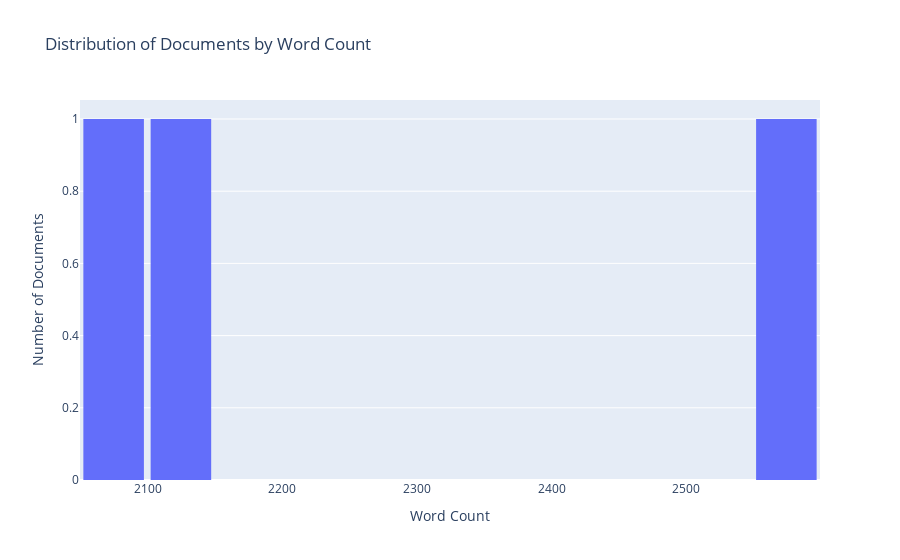
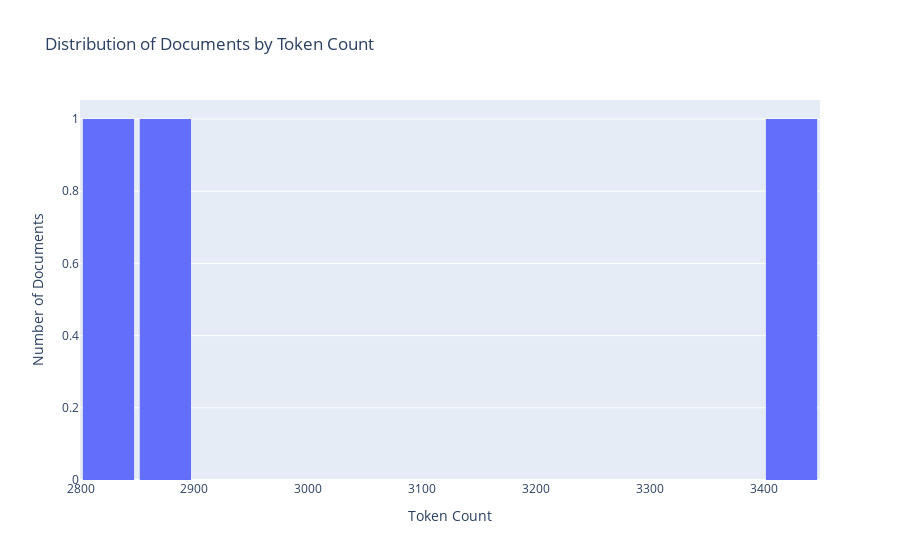
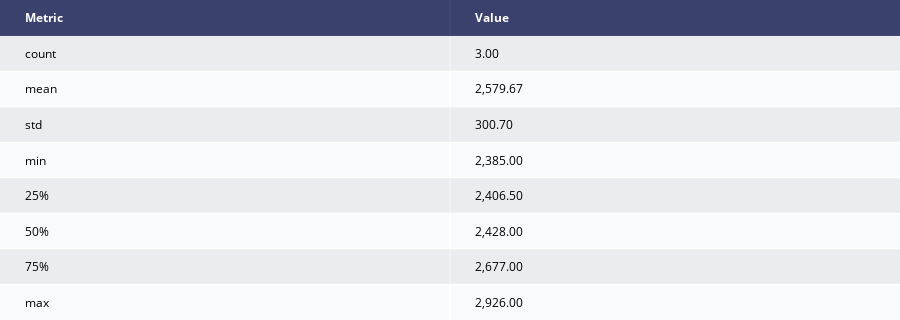
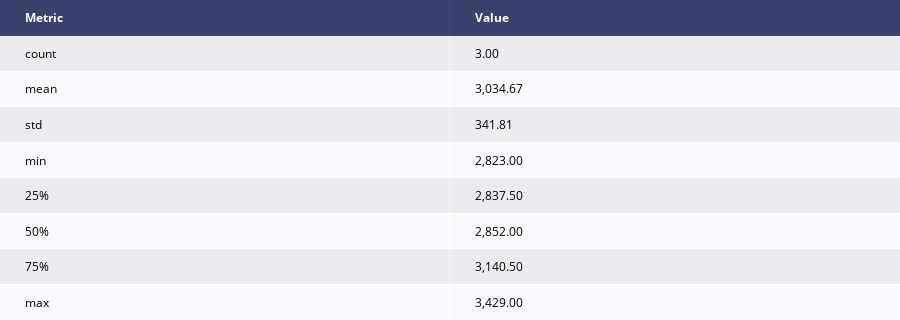

The cell these charts' notebook holds for them, in order:
### Markdown cell above
## Teaching staff stats after cleaning

### Code cell
du.histogram_word_count_multiple_docs(cleaned_maininfo)
du.histogram_token_count_multiple_docs(cleaned_maininfo)
du.generate_document_statistics_by_word_count(cleaned_maininfo)
du.generate_document_statistics_by_tokens(cleaned_maininfo)
du.bar_plot_word_frequency(cleaned_maininfo, top_n=20)
du.bar_plot_ngram_frequency(cleaned_maininfo, n=2, top_n=20)

### Figure 1 — Plotly figure (JSON) as saved in the notebook; plotly's stock layout.template omitted (floating-point values rounded to 4 significant figures)
{"data": [{"bingroup": "x", "hovertemplate": "Word Count=%{x}<br>count=%{y}<extra></extra>", "legendgroup": "", "marker": {"color": "#636efa", "pattern": {"shape": ""}}, "name": "", "nbinsx": 10, "orientation": "v", "showlegend": false, "type": "histogram", "x": [2130, 2083, 2564], "xaxis": "x", "yaxis": "y"}], "layout": {"bargap": 0.1, "barmode": "relative", "legend": {"tracegroupgap": 0}, "title": {"text": "Distribution of Documents by Word Count"}, "xaxis": {"anchor": "y", "domain": [0, 1], "title": {"text": "Word Count"}}, "yaxis": {"anchor": "x", "domain": [0, 1], "title": {"text": "Number of Documents"}}}}

### Figure 2 — Plotly figure (JSON) as saved in the notebook; plotly's stock layout.template omitted (floating-point values rounded to 4 significant figures)
{"data": [{"bingroup": "x", "hovertemplate": "Token Count=%{x}<br>count=%{y}<extra></extra>", "legendgroup": "", "marker": {"color": "#636efa", "pattern": {"shape": ""}}, "name": "", "nbinsx": 15, "orientation": "v", "showlegend": false, "type": "histogram", "x": [2852, 2823, 3429], "xaxis": "x", "yaxis": "y"}], "layout": {"bargap": 0.1, "barmode": "relative", "legend": {"tracegroupgap": 0}, "title": {"text": "Distribution of Documents by Token Count"}, "xaxis": {"anchor": "y", "domain": [0, 1], "title": {"text": "Token Count"}}, "yaxis": {"anchor": "x", "domain": [0, 1], "title": {"text": "Number of Documents"}}}}

### Figure 3 — Plotly figure (JSON) as saved in the notebook; plotly's stock layout.template omitted (floating-point values rounded to 4 significant figures)
{"data": [{"colorscale": [[0, "#00083e"], [0.5, "#ededee"], [1, "#ffffff"]], "hoverinfo": "none", "opacity": 0.75, "showscale": false, "type": "heatmap", "z": [[0, 0], [0.5, 0.5], [1, 1], [0.5, 0.5], [1, 1], [0.5, 0.5], [1, 1], [0.5, 0.5], [1, 1]]}], "layout": {"annotations": [{"align": "center", "font": {"color": "#ffffff"}, "showarrow": false, "text": "<b>Metric</b>", "x": -0.45, "xanchor": "left", "xref": "x", "y": 0, "yref": "y"}, {"align": "center", "font": {"color": "#ffffff"}, "showarrow": false, "text": "<b>Value</b>", "x": 0.55, "xanchor": "left", "xref": "x", "y": 0, "yref": "y"}, {"align": "center", "font": {"color": "#000000"}, "showarrow": false, "text": "count", "x": -0.45, "xanchor": "left", "xref": "x", "y": 1, "yref": "y"}, {"align": "center", "font": {"color": "#000000"}, "showarrow": false, "text": "3.00", "x": 0.55, "xanchor": "left", "xref": "x", "y": 1, "yref": "y"}, {"align": "center", "font": {"color": "#000000"}, "showarrow": false, "text": "mean", "x": -0.45, "xanchor": "left", "xref": "x", "y": 2, "yref": "y"}, {"align": "center", "font": {"color": "#000000"}, "showarrow": false, "text": "2,579.67", "x": 0.55, "xanchor": "left", "xref": "x", "y": 2, "yref": "y"}, {"align": "center", "font": {"color": "#000000"}, "showarrow": false, "text": "std", "x": -0.45, "xanchor": "left", "xref": "x", "y": 3, "yref": "y"}, {"align": "center", "font": {"color": "#000000"}, "showarrow": false, "text": "300.70", "x": 0.55, "xanchor": "left", "xref": "x", "y": 3, "yref": "y"}, {"align": "center", "font": {"color": "#000000"}, "showarrow": false, "text": "min", "x": -0.45, "xanchor": "left", "xref": "x", "y": 4, "yref": "y"}, {"align": "center", "font": {"color": "#000000"}, "showarrow": false, "text": "2,385.00", "x": 0.55, "xanchor": "left", "xref": "x", "y": 4, "yref": "y"}, {"align": "center", "font": {"color": "#000000"}, "showarrow": false, "text": "25%", "x": -0.45, "xanchor": "left", "xref": "x", "y": 5, "yref": "y"}, {"align": "center", "font": {"color": "#000000"}, "showarrow": false, "text": "2,406.50", "x": 0.55, "xanchor": "left", "xref": "x", "y": 5, "yref": "y"}, {"align": "center", "font": {"color": "#000000"}, "showarrow": false, "text": "50%", "x": -0.45, "xanchor": "left", "xref": "x", "y": 6, "yref": "y"}, {"align": "center", "font": {"color": "#000000"}, "showarrow": false, "text": "2,428.00", "x": 0.55, "xanchor": "left", "xref": "x", "y": 6, "yref": "y"}, {"align": "center", "font": {"color": "#000000"}, "showarrow": false, "text": "75%", "x": -0.45, "xanchor": "left", "xref": "x", "y": 7, "yref": "y"}, {"align": "center", "font": {"color": "#000000"}, "showarrow": false, "text": "2,677.00", "x": 0.55, "xanchor": "left", "xref": "x", "y": 7, "yref": "y"}, {"align": "center", "font": {"color": "#000000"}, "showarrow": false, "text": "max", "x": -0.45, "xanchor": "left", "xref": "x", "y": 8, "yref": "y"}, {"align": "center", "font": {"color": "#000000"}, "showarrow": false, "text": "2,926.00", "x": 0.55, "xanchor": "left", "xref": "x", "y": 8, "yref": "y"}], "height": 320, "margin": {"b": 0, "l": 0, "r": 0, "t": 0}, "title": {"text": "Document Statistics"}, "xaxis": {"dtick": 1, "gridwidth": 2, "showticklabels": false, "tick0": -0.5, "ticks": "", "zeroline": false}, "yaxis": {"autorange": "reversed", "dtick": 1, "gridwidth": 2, "showticklabels": false, "tick0": 0.5, "ticks": "", "zeroline": false}}}

### Figure 4 — Plotly figure (JSON) as saved in the notebook; plotly's stock layout.template omitted (floating-point values rounded to 4 significant figures)
{"data": [{"colorscale": [[0, "#00083e"], [0.5, "#ededee"], [1, "#ffffff"]], "hoverinfo": "none", "opacity": 0.75, "showscale": false, "type": "heatmap", "z": [[0, 0], [0.5, 0.5], [1, 1], [0.5, 0.5], [1, 1], [0.5, 0.5], [1, 1], [0.5, 0.5], [1, 1]]}], "layout": {"annotations": [{"align": "center", "font": {"color": "#ffffff"}, "showarrow": false, "text": "<b>Metric</b>", "x": -0.45, "xanchor": "left", "xref": "x", "y": 0, "yref": "y"}, {"align": "center", "font": {"color": "#ffffff"}, "showarrow": false, "text": "<b>Value</b>", "x": 0.55, "xanchor": "left", "xref": "x", "y": 0, "yref": "y"}, {"align": "center", "font": {"color": "#000000"}, "showarrow": false, "text": "count", "x": -0.45, "xanchor": "left", "xref": "x", "y": 1, "yref": "y"}, {"align": "center", "font": {"color": "#000000"}, "showarrow": false, "text": "3.00", "x": 0.55, "xanchor": "left", "xref": "x", "y": 1, "yref": "y"}, {"align": "center", "font": {"color": "#000000"}, "showarrow": false, "text": "mean", "x": -0.45, "xanchor": "left", "xref": "x", "y": 2, "yref": "y"}, {"align": "center", "font": {"color": "#000000"}, "showarrow": false, "text": "3,034.67", "x": 0.55, "xanchor": "left", "xref": "x", "y": 2, "yref": "y"}, {"align": "center", "font": {"color": "#000000"}, "showarrow": false, "text": "std", "x": -0.45, "xanchor": "left", "xref": "x", "y": 3, "yref": "y"}, {"align": "center", "font": {"color": "#000000"}, "showarrow": false, "text": "341.81", "x": 0.55, "xanchor": "left", "xref": "x", "y": 3, "yref": "y"}, {"align": "center", "font": {"color": "#000000"}, "showarrow": false, "text": "min", "x": -0.45, "xanchor": "left", "xref": "x", "y": 4, "yref": "y"}, {"align": "center", "font": {"color": "#000000"}, "showarrow": false, "text": "2,823.00", "x": 0.55, "xanchor": "left", "xref": "x", "y": 4, "yref": "y"}, {"align": "center", "font": {"color": "#000000"}, "showarrow": false, "text": "25%", "x": -0.45, "xanchor": "left", "xref": "x", "y": 5, "yref": "y"}, {"align": "center", "font": {"color": "#000000"}, "showarrow": false, "text": "2,837.50", "x": 0.55, "xanchor": "left", "xref": "x", "y": 5, "yref": "y"}, {"align": "center", "font": {"color": "#000000"}, "showarrow": false, "text": "50%", "x": -0.45, "xanchor": "left", "xref": "x", "y": 6, "yref": "y"}, {"align": "center", "font": {"color": "#000000"}, "showarrow": false, "text": "2,852.00", "x": 0.55, "xanchor": "left", "xref": "x", "y": 6, "yref": "y"}, {"align": "center", "font": {"color": "#000000"}, "showarrow": false, "text": "75%", "x": -0.45, "xanchor": "left", "xref": "x", "y": 7, "yref": "y"}, {"align": "center", "font": {"color": "#000000"}, "showarrow": false, "text": "3,140.50", "x": 0.55, "xanchor": "left", "xref": "x", "y": 7, "yref": "y"}, {"align": "center", "font": {"color": "#000000"}, "showarrow": false, "text": "max", "x": -0.45, "xanchor": "left", "xref": "x", "y": 8, "yref": "y"}, {"align": "center", "font": {"color": "#000000"}, "showarrow": false, "text": "3,429.00", "x": 0.55, "xanchor": "left", "xref": "x", "y": 8, "yref": "y"}], "height": 320, "margin": {"b": 0, "l": 0, "r": 0, "t": 0}, "title": {"text": "Token-Based Document Statistics"}, "xaxis": {"dtick": 1, "gridwidth": 2, "showticklabels": false, "tick0": -0.5, "ticks": "", "zeroline": false}, "yaxis": {"autorange": "reversed", "dtick": 1, "gridwidth": 2, "showticklabels": false, "tick0": 0.5, "ticks": "", "zeroline": false}}}
